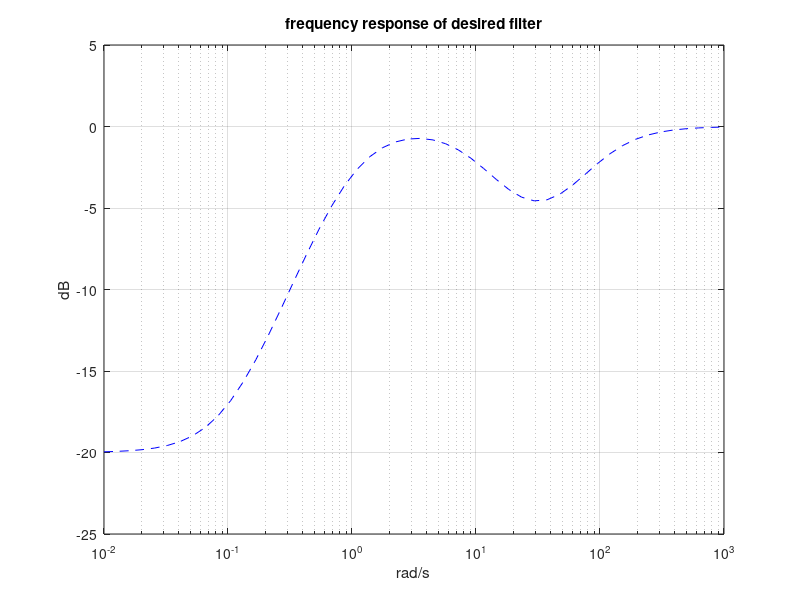

The MATLAB source for this figure:
% Abstract design, desired filter
num1=conv([1 0.1],[1 25]); num=conv(num1,[1 40]); % transfer function numerator;
den1=conv([1 1],[1 10]); den=conv(den1,[1 100]); %transfer function denominator
w=logspace(-2,3); %logaritmic set of frequency values
G=freqs(num,den,w); %computes frequency response
AG=20*log10(abs(G)); %take decibels
semilogx(w,AG,'--b'); %plots decibels
axis([0.01 1000 -25 5]);
grid;
ylabel('dB'); xlabel('rad/s'); title('frequency response of desired filter');
